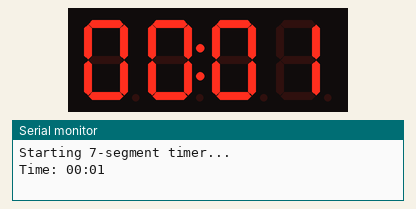
The sketch below on a simulated ESP32-S3. Shown: 4-digit seven-segment display, the last lines printed to the serial monitor.

Above: at 1.1 s.
At 5.1 s:
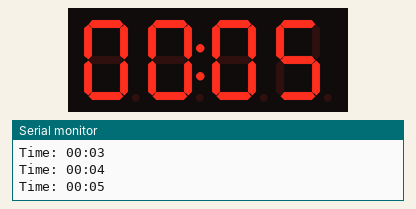
At 10.1 s:
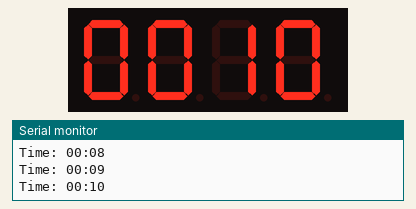
At 20.1 s:
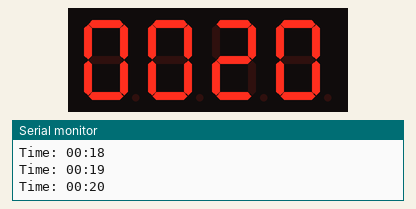
At 29.1 s:
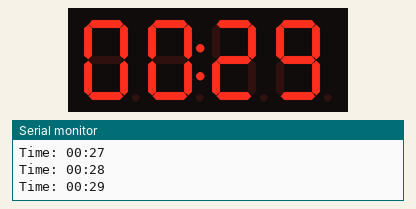
At 39.1 s:
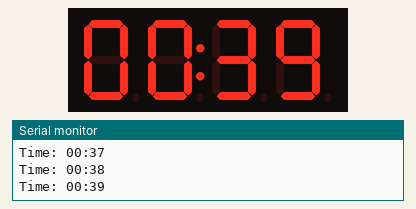

The sketch:

06-31-7Seg_display_with_I2C.ino
```cpp
/*  06.031 - Clock-Style 7-Segment Timer Using I2C Display (ESP32-S3)
 *
 * Course: IoT Development with ESP32-S3
 * Target Hardware: ESP32-S3-DevKitC-1 v1.1
 * Module: ESP32-S3-WROOM-1-N16R16V
 *
 * This sketch demonstrates how to use an Adafruit HT16K33-based 4-digit
 * 7-segment display to implement a digital timer. It displays elapsed time
 * in MM:SS format, updating every second. The colon blinks each second for clarity.
 *
 * HARDWARE INFORMATION:
 * =====================
 * - ESP32-S3-DevKitC-1 v1.1
 * - I2C-compatible 7-segment display with HT16K33 driver (Adafruit LED Backpack)
 * - 16 MB Flash, 16 MB PSRAM
 * - 12-bit ADC, LEDC PWM, Native USB
 *
 * CIRCUIT DIAGRAM:
 * ================
 *
 *     ESP32-S3-DevKitC-1 v1.1       HT16K33 Display
 *     ------------------------     -----------------
 *          3V3                    →     VCC
 *          GND                    →     GND
 *         GPIO10 (SDA)           →     SDA
 *         GPIO8  (SCL)           →     SCL
 *
 * COMPONENTS:
 * ===========
 * - ESP32-S3-DevKitC-1 v1.1
 * - HT16K33-based I2C 4-digit 7-segment display
 * - Breadboard and jumper wires
 *
 * GPIO ASSIGNMENTS:
 * =================
 * SDA: GPIO10 (ADC1_10, I2C-capable)
 * SCL: GPIO8  (ADC1_8, I2C-capable)
 *
 * TECHNICAL NOTES:
 * ================
 * - Use 3.3V for power (not 5V) to avoid damaging the ESP32-S3
 * - I2C default address for HT16K33 is 0x70
 * - Colon is toggled every second using a blink flag
 * - Timer uses millis() with 1 second interval
 *
 * IDE REQUIREMENTS:
 * =================
 * - Arduino IDE 2.0+
 * - ESP32 Arduino Core v3.0+
 * - Board: "ESP32S3 Dev Module"
 * - Libraries:
 *     - Adafruit_GFX (latest)
 *     - Adafruit_LEDBackpack (latest)
 *     - Wire (included)
 *
 * Created: April 1, 2019 by Peter Dalmaris
 * Updated: July 28, 2025 for ESP32-S3 compatibility
 */

#include <Wire.h>
#include <Adafruit_GFX.h>
#include <Adafruit_LEDBackpack.h>

// Constants
constexpr uint8_t I2C_SDA_PIN = 10;
constexpr uint8_t I2C_SCL_PIN = 8;
constexpr uint8_t DISPLAY_I2C_ADDRESS = 0x70;
constexpr unsigned long INTERVAL_MS = 1000;
constexpr unsigned long SECS_PER_MIN = 60UL;

// Globals
Adafruit_7segment clockDisplay;
unsigned long lastUpdateTime = 0;
unsigned long elapsedSeconds = 0;
bool blinkColon = false;

void setup() {
    Serial.begin(115200);
    delay(1000);
    Serial.println("Starting 7-segment timer...");

    Wire.begin(I2C_SDA_PIN, I2C_SCL_PIN);
    if (!clockDisplay.begin(DISPLAY_I2C_ADDRESS)) {
        Serial.println("Error: Could not initialize 7-segment display!");
        while (true); // Halt execution
    }

    clockDisplay.clear();
    clockDisplay.writeDisplay();
}

void loop() {
    unsigned long currentMillis = millis();
    if (currentMillis - lastUpdateTime >= INTERVAL_MS) {
        lastUpdateTime = currentMillis;
        elapsedSeconds++;
        blinkColon = !blinkColon;
        displayTime(elapsedSeconds, blinkColon);
    }
}

void displayTime(unsigned long totalSeconds, bool showColon) {
    uint8_t minutes = (totalSeconds / 60) % 60;
    uint8_t seconds = totalSeconds % 60;

    int displayValue = minutes * 100 + seconds;
    clockDisplay.print(displayValue);

    // Padding for display clarity
    if (minutes < 10) clockDisplay.writeDigitNum(0, 0);
    if (minutes < 1)  clockDisplay.writeDigitNum(1, 0);
    if (seconds < 10) clockDisplay.writeDigitNum(3, 0);

    clockDisplay.drawColon(showColon);
    clockDisplay.writeDisplay();

    Serial.printf("Time: %02d:%02d\n", minutes, seconds);
}
```

Measured:
- what the display in image 0 shows lasts 1.0 s, from 1.0 s to 2.0 s
